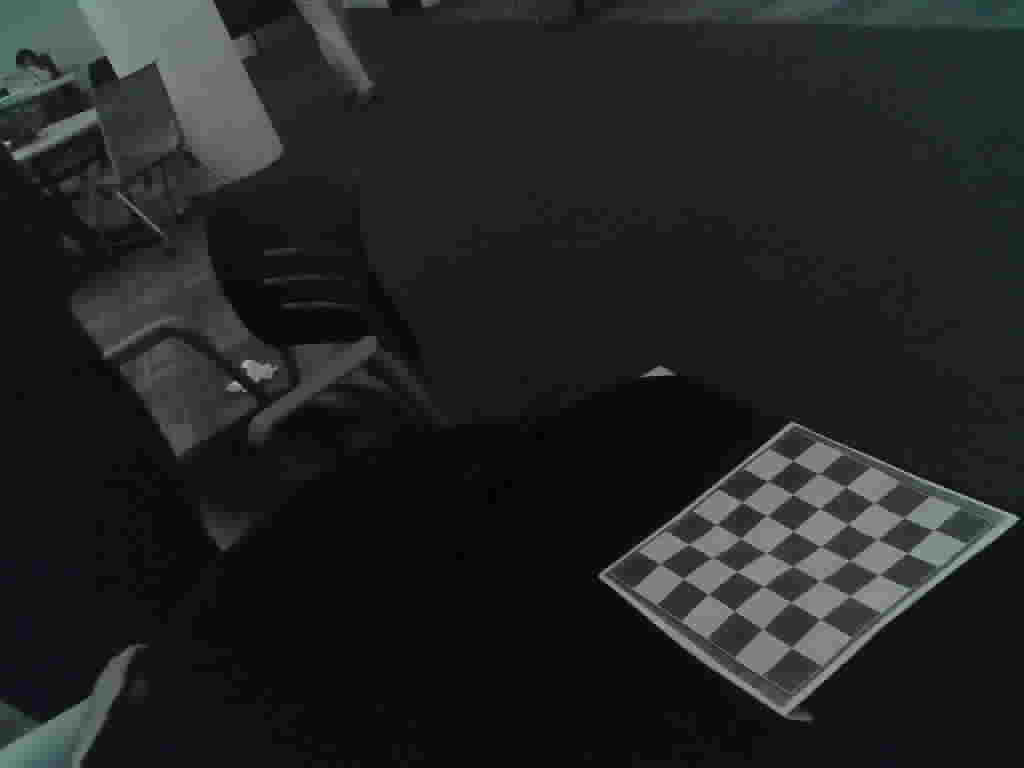
#> input picture src/calibration/calibration_images/image-0.jpg, 1024 x 768 px; its folder holds 3 pictures in this run
$ python calibration.py
#> lines starting #> are read from the running program, lines starting #| are printed output that depends on the picture; after the words box and inside, x2 and y2 are one past the last pixel; in counts of white or black regions, pixels touching at a corner belong together

import numpy as np
import cv2 as cv
import glob

# termination criteria
criteria = (cv.TERM_CRITERIA_EPS + cv.TERM_CRITERIA_MAX_ITER, 30, 0.001)

# prepare object points, like (0,0,0), (1,0,0), (2,0,0) ....,(6,5,0)
objp = np.zeros((7*7, 3), np.float32)
objp[:, :2] = np.mgrid[0:7, 0:7].T.reshape(-1, 2)

# Arrays to store object points and image points from all the images.
objpoints = []  # 3d point in real-world space
imgpoints = []  # 2d points in image plane.

# images = glob.glob('calibrate/*.jpg')
images = glob.glob('calibration_images/*.jpg') # path to our esp images from each camera

for fname in images:
    img = cv.imread(fname)
#> img is the input picture: shape (768, 1024, 3); mean B, G, R 35.2, 35.6, 34.3
    gray = cv.cvtColor(img, cv.COLOR_BGR2GRAY)

    # Apply Gaussian blur and denoising
    gray = cv.GaussianBlur(gray, (5, 5), 0)
    gray = cv.fastNlMeansDenoising(gray, None, 10, 7, 21)

    # Apply adaptive thresholding
    thresh = cv.adaptiveThreshold(gray, 255, cv.ADAPTIVE_THRESH_GAUSSIAN_C, cv.THRESH_BINARY, 11, 2)
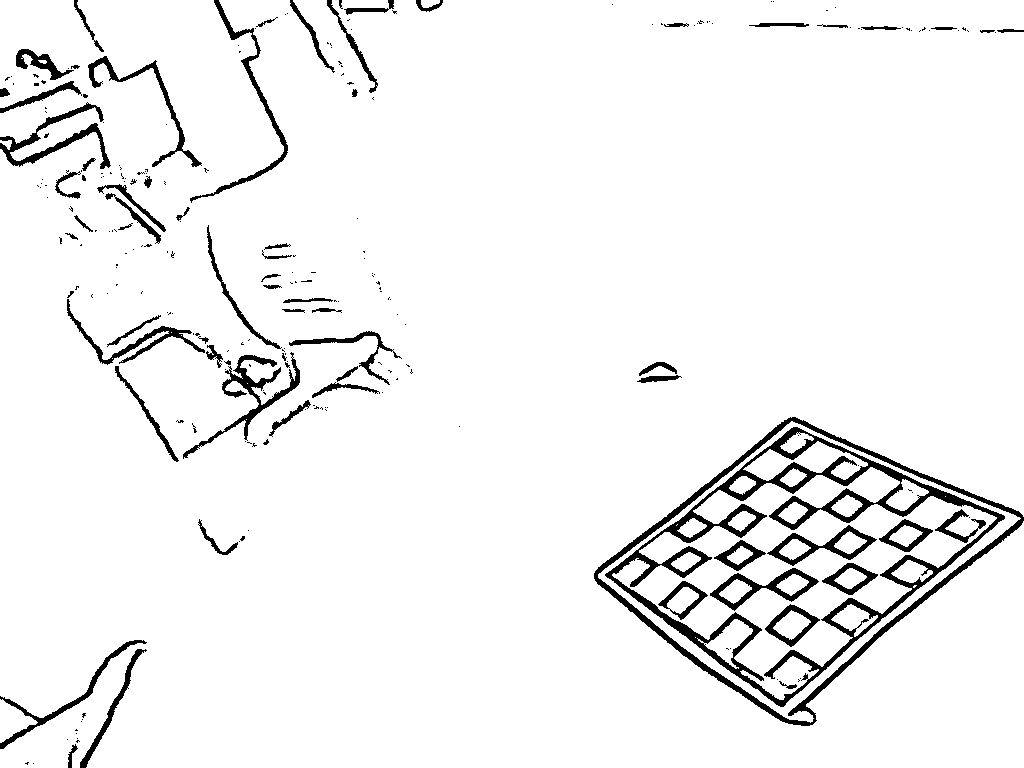
#> thresh: shape (768, 1024); 94.8% white; 250 black regions (182 under 20 px), largest, box (x1, y1, x2, y2) and area: (605, 427, 1005, 707) 11687, (594, 417, 1024, 726) 5652, (183, 352, 300, 459) 1767

    cv.imwrite('thresh.jpg', thresh)

    # Find the chessboard corners
    corners = cv.goodFeaturesToTrack(thresh, 49, 0.01, 10)
#> corners = 49 rows, first 8: [138, 173], [117, 264], [832, 619], [706, 595], [835, 580], [892, 573], [945, 528], [1020, 518]
    # print(corners)

    # If found, add object points, image points (after refining them)
    if corners is not None:
        # corners = np.int0(corners)
        objpoints.append(objp)

        # Refine corner locations
        # gray = gray.astype(np.uint8)
        corners2 = cv.cornerSubPix(gray, corners, (11, 11), (-1, -1), criteria).astype('float32')
#> corners2 = 49 rows, first 8: [138, 173], [120.1, 271.3], [832, 619], [708.1, 594.4], [835, 580], [892, 573], [945, 528], [1019.7, 517.7]
        imgpoints.append(corners2)
#> pass 2 of the loop `for fname in images:`:
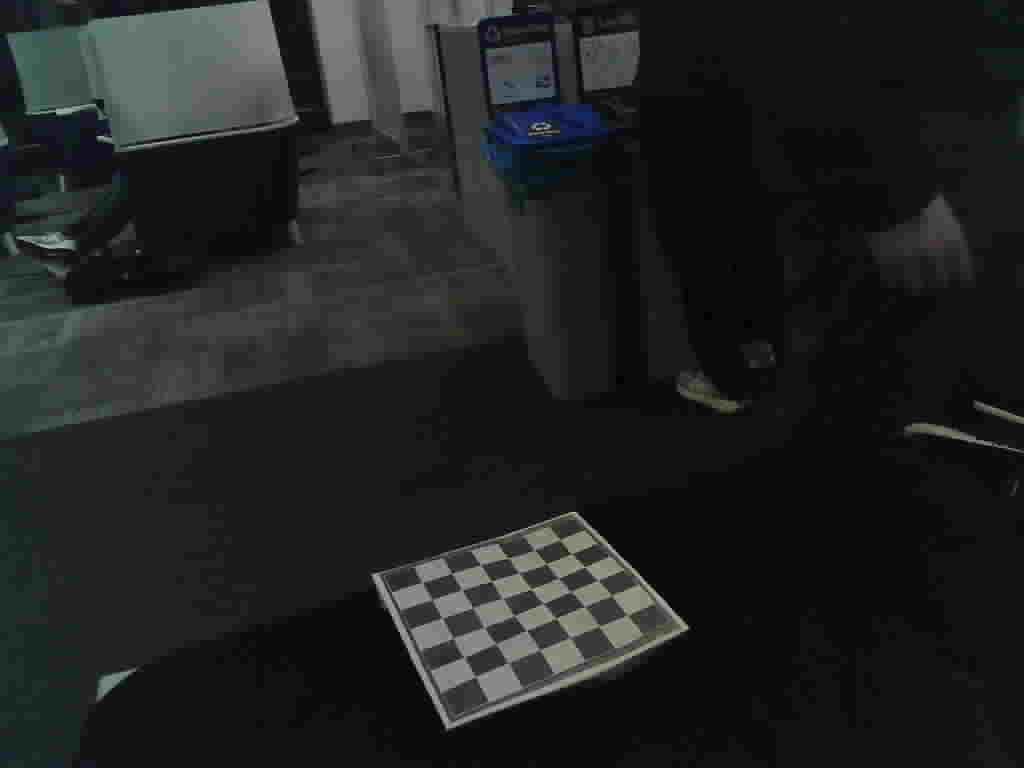
#> input picture src/calibration/calibration_images/image-1.jpg, 1024 x 768 px
#> img is the input picture: shape (768, 1024, 3); mean B, G, R 33.8, 34.1, 32.5
#> `thresh = cv.adaptiveThreshold(gray, 255, cv.ADAPTIVE_THRESH_GAUSSIAN_C..`:
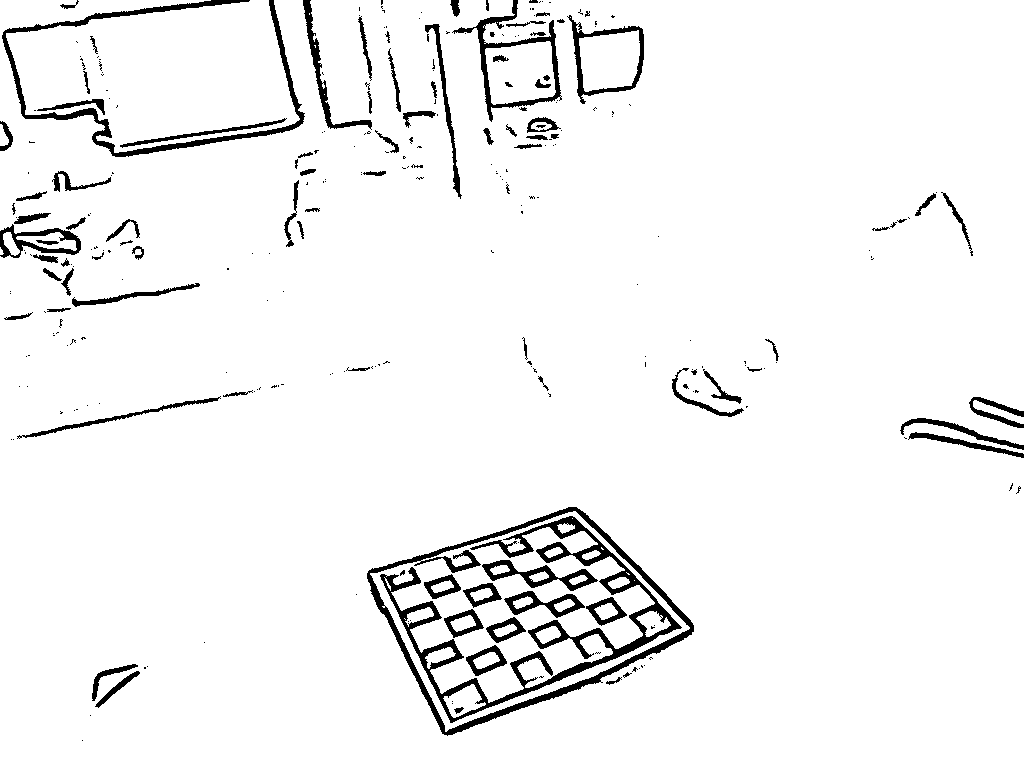
#> thresh: shape (768, 1024); 95.3% white; 290 black regions (194 under 20 px), largest, box (x1, y1, x2, y2) and area: (380, 516, 682, 723) 7358, (367, 507, 694, 736) 4828, (2, 0, 305, 157) 3848
#> corners = 49 rows, first 8: [109, 251], [144, 668], [228, 269], [533, 9], [651, 627], [661, 620], [440, 617], [595, 609]
#> corners2 = 49 rows, first 8: [102.8, 250.9], [136.7, 668.3], [235.3, 263.6], [527.4, 6.25], [651, 627], [661, 620], [442.1, 617.9], [584.5, 606.3]
#> pass 3 of the loop `for fname in images:`:
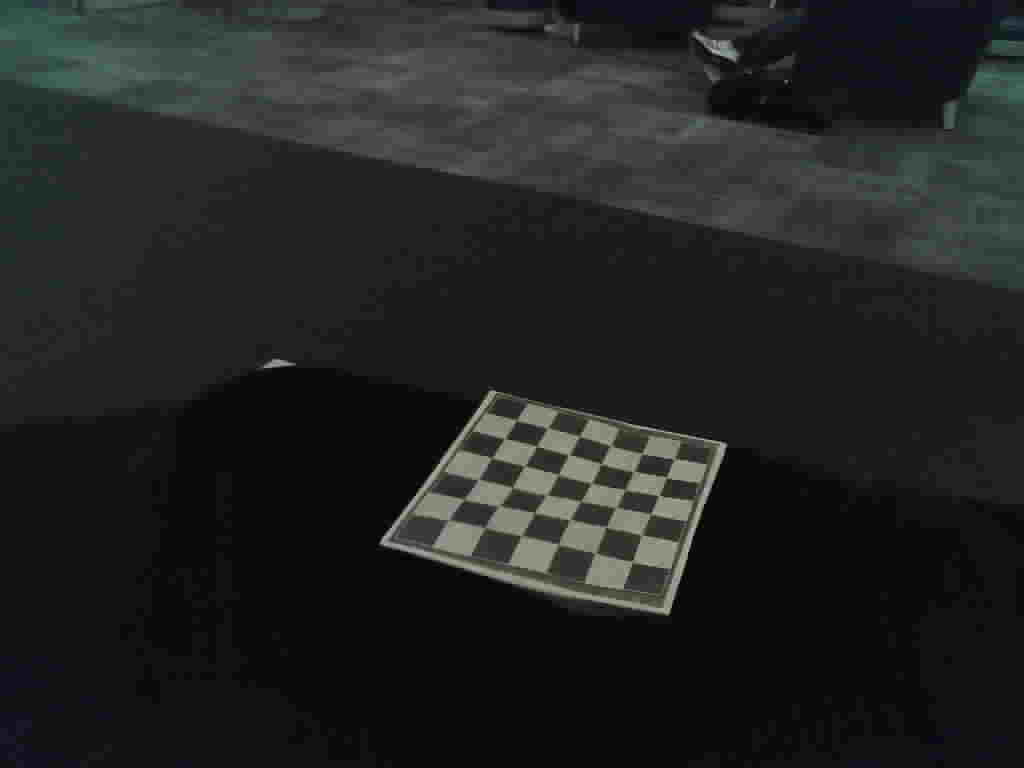
#> input picture src/calibration/calibration_images/image-2.jpg, 1024 x 768 px
#> img is the input picture: shape (768, 1024, 3); mean B, G, R 34.3, 35, 33.6
#> `thresh = cv.adaptiveThreshold(gray, 255, cv.ADAPTIVE_THRESH_GAUSSIAN_C..`:
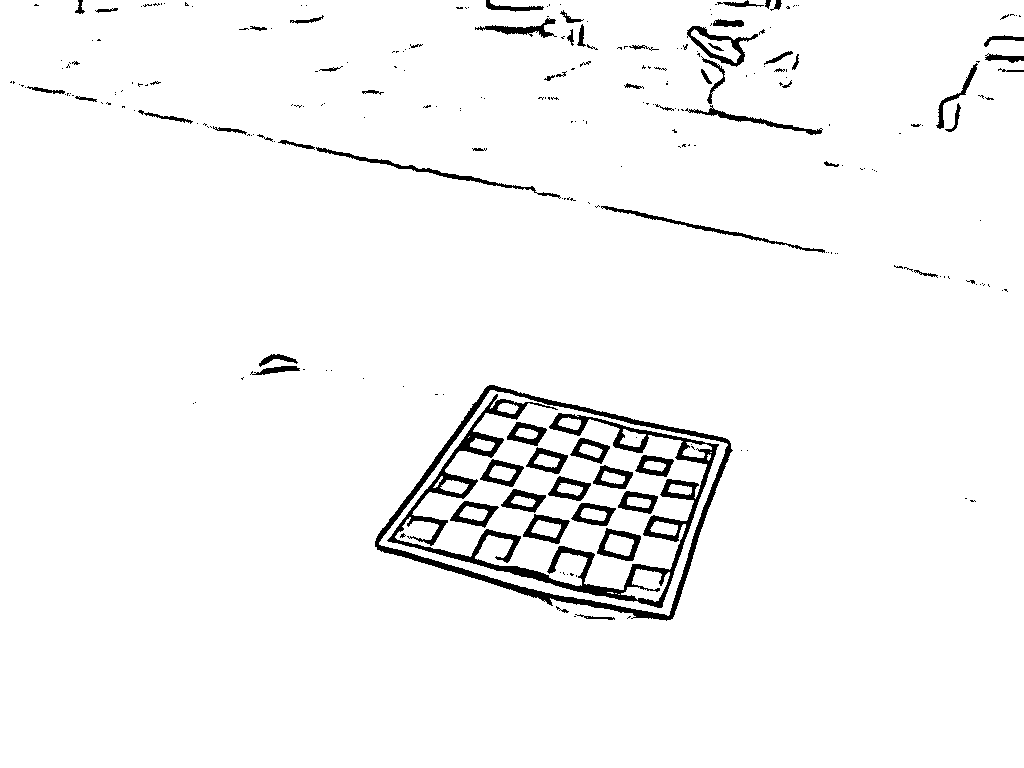
#> thresh: shape (768, 1024); 96.5% white; 261 black regions (193 under 20 px), largest, box (x1, y1, x2, y2) and area: (387, 394, 719, 608) 8463, (375, 385, 733, 621) 4996, (316, 147, 561, 199) 868
#> corners = 49 rows, first 8: [667, 84], [571, 199], [572, 518], [138, 111], [408, 526], [708, 460], [388, 540], [497, 507]
#> corners2 = 49 rows, first 8: [667, 84], [571, 199], [570.1, 519.8], [138, 111], [408, 526], [708, 460], [378.9, 543.3], [498.9, 506.1]

        # [8 lines of commented-out code are left out]
num_cameras = 3
imgpoints = np.reshape(imgpoints, (num_cameras,49,2))

import numpy as np
import cv2
from scipy.spatial.transform import Rotation

# calculate focal length in pixels instead of mm

camera_matrices = []
for i in range(num_cameras):
    fx = 3.6 / 0.0022
    fy = 3.6 / 0.0022
    cx = 0 # assuming intersection point of the optical axis with the image plane is 0
    cy = 0
    intrinsic_matrix = np.array([[fx, 0, cx],
                            [0, fy, cy],
                            [0, 0, 1]], dtype=np.float32)
    dist_coeffs = np.zeros((5,))
    objpoints_ind = objpoints[i]
    imgpoints_ind = imgpoints[i]
    rvecs = [np.zeros((1, 1, 3), dtype=np.float64) for _ in range(len(objpoints_ind))]
    tvecs = [np.zeros((1, 1, 3), dtype=np.float64) for _ in range(len(objpoints_ind))]

    image_size = (640, 480)  # actual resolution of images
    # Calibrate camera with aspect ratio fixed to 1.0
    _, _, dist_coeffs, rvecs, tvecs = cv2.calibrateCamera([objpoints_ind],
                                                        [imgpoints_ind],
                                                        image_size,
                                                        intrinsic_matrix,
                                                        dist_coeffs,
                                                        rvecs,
                                                        tvecs,
                                                        flags=cv2.CALIB_FIX_FOCAL_LENGTH)
    # print("Intrinsics:")
    # print(intrinsic_matrix)
    print("Extrinsics:")
    print(rvecs)
    print(tvecs)

    rot_vec = rvecs[0][:,0]
    rotation_object = Rotation.from_rotvec(rot_vec)
    rotation_matrix = rotation_object.as_matrix()
    # print(rotation_matrix)
    # print('rotation_matrix dimension: ', rotation_matrix.shape)

    # print('tvecs dimension: ',  tvecs[0][:].shape)
    # save into camera matrix
    camera_matrix = np.concatenate((rotation_matrix, tvecs[0][:]), axis=1)
    print('camera matrix: ', camera_matrix)
    camera_matrices.append(camera_matrix)
#> this loop made 3 passes
#> (dist_coeffs, tvecs, rot_vec) on passes 1 to 3: ([0.939, 0.00481, 0.778, -0.273, -0.0122], ([15.04, 39.96, 29.32],), [-6.22, 1.66, -9.42]), ([-0.188, 0.00742, -0.00638, -0.01, -7.89e-05], ([0.944, -3.23, -2.42],), [0.14, -1.74, 0.114]), ([-0.0914, 0.00175, 0.00354, -0.000474, -8.37e-06], ([1.86, 2.73, 4.11],), [-1.75, 0.047, 2.52])
#> (printed output is left out)
#> after the loop, camera_matrices = 3 items

print('camera_matrices length: ', len(camera_matrices))
#| camera_matrices length:  3
camera_ids = np.arange(1,num_cameras+1)
np.savez_compressed('calibration_results', camera_ids = camera_ids, camera_matrices = camera_matrices)
